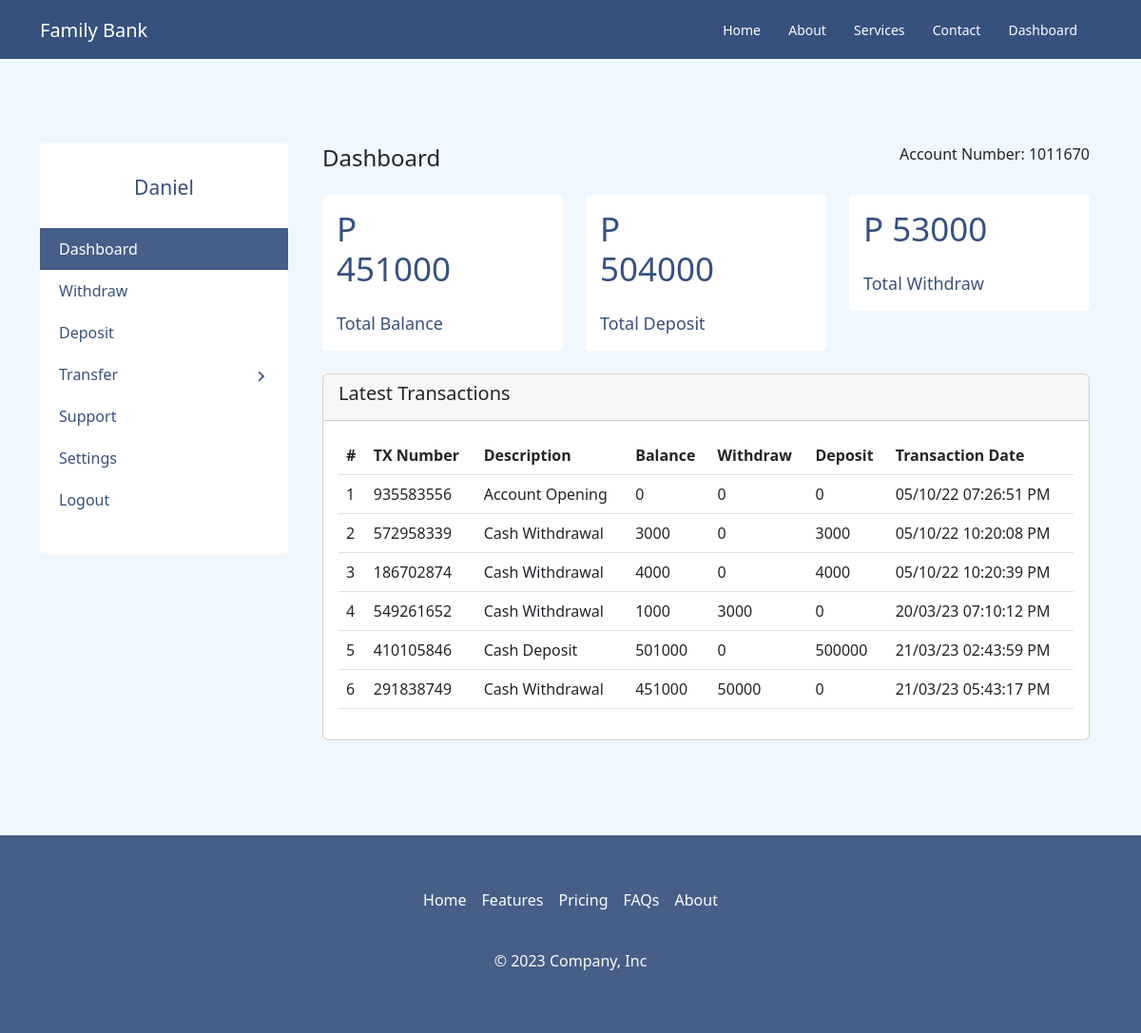
/dashboard.php (signed in), run on the app's committed database.
### tables this page shows
CREATE TABLE `customers` (
  `id` int(11) NOT NULL,
  `name` varchar(255) NOT NULL,
  `sex` varchar(255) NOT NULL,
  `mobile_number` varchar(255) NOT NULL,
  `email` varchar(255) NOT NULL,
  `full_address` varchar(255) NOT NULL,
  `zip_code` varchar(255) NOT NULL,
  `date_of_birth` varchar(255) NOT NULL,
  `branch` varchar(255) NOT NULL,
  `password` varchar(255) NOT NULL,
  `customer_id` varchar(255) NOT NULL,
  `total_credit` int(11) NOT NULL,
  `total_debit` int(11) NOT NULL,
  `net_balance` int(11) NOT NULL,
  `date_created` date NOT NULL DEFAULT current_timestamp()
);

CREATE TABLE `passbook_1011670` (
  `id` int(255) NOT NULL,
  `Transaction_id` varchar(255) DEFAULT NULL,
  `Transaction_date` varchar(255) DEFAULT NULL,
  `Description` varchar(255) DEFAULT NULL,
  `Cr_amount` varchar(255) DEFAULT NULL,
  `Dr_amount` varchar(255) DEFAULT NULL,
  `Net_Balance` varchar(255) DEFAULT NULL,
  `Remark` varchar(255) DEFAULT NULL
);

### Dashboard.php (the view, shortened to what this page needs)
<?php
include 'config.php';
$account_number = $_SESSION['account_number'];
$sql = "SELECT * FROM customers Where customer_id = '$account_number'";
$result = mysqli_query($conn, $sql);
$row = $result->fetch_assoc();
?>
<!DOCTYPE html>
<html lang="en">
<head>
  <link rel="stylesheet" href="bootstrap-5.2.1-dist\css\bootstrap.min.css">
  <link rel="stylesheet" href="style.css">
  <link rel="stylesheet" href="default.css">
</head>
<body>
  <?php include_once 'D_header.php'; ?>
  <section>
    <div class="dashboardArea pt-150 pb-100">
      <div class="container">
        <div class="row">
          <div class="col-lg-3">
            <div class="sidebaArea">
              <div class="sidebarTopArea text-center">
                <div class="userName">
                  <h3><?php echo $row['name']; ?></h3>
                </div>
              </div>
              <div class="slidebarNavArea">
                <nav>
                  <ul>
                    <li class="navItem active"><a href="">Dashboard</a></li>
                    <li class="navItem"><a href="WithdrawPage.php">Withdraw</a></li>
                    <li class="navItem"><a href="DepositPage.php">Deposit</a></li>
                    <li class="navItem submenu">
                      <a href="DTransferown.php">Transfer
                        <span class="pull-right-container">
                        </span>
                      </a>
                    </li>
                    <li class="navItem submenu"><a href="DSupport.php">Support</a></li>
                    <li class="navItem submenu"><a href="">Settings</a></li>
                    <li class="navItem"><a href="client_logout.php">Logout</a></li>
                  </ul>
                </nav>
              </div>
            </div>
          </div>
          <div class="col-lg-9">
            <div class="container">
              <div class="row align-items-center">
                <div class="col-lg-6">
                  <div>
                    <h4>Dashboard</h4>
                  </div>
                </div>
                <div class="col-lg-6">
                  <div class="f-right">
                    <p>Account Number: <?php echo $row['customer_id'] ?></p>
                  </div>
                </div>
              </div>
              <div>
                <div class="row">
                  <div class="col-lg-4">
                    <div class="singleCard position-relative">
                      <div class="row">
                        <div class="col-lg-8">
                          <div class="count">
                            <h4>P <?php echo $row['net_balance']; ?></h4>
                          </div>
                        </div>
                        <div class="col-lg-4">
                        </div>
                        <div class="row">
                          <div class="col-lg-12">
                            <div class="balanceLabel">
                              <p>Total Balance</p>
                            </div>
                          </div>
                        </div>
                      </div>
                    </div>
                  </div>
                  <div class="col-lg-4">
                    <div class="singleCard position-relative">
                      <div class="row">
                        <div class="col-lg-8">
                          <div class="count">
                            <h4>P <?php echo $row['total_credit']; ?></h4>
                          </div>
                        </div>
                        <div class="col-lg-4">
                        </div>
                        <div class="row">
                          <div class="col-lg-12">
                            <div class="balanceLabel">
                              <p>Total Deposit</p>
                            </div>
                          </div>
                        </div>
                      </div>
                    </div>
                  </div>
                  <div class="col-lg-4">
                    <div class="singleCard position-relative">
                      <div class="row">
                        <div class="col-lg-8">
                          <div class="count">
                            <h4>P <?php echo $row['total_debit']; ?></h4>
                          </div>
                        </div>
                        <div class="col-lg-4">
                        </div>
                        <div class="row">
                          <div class="col-lg-12">
                            <div class="balanceLabel">
                              <p>Total Withdraw</p>
                            </div>
                          </div>
                        </div>
                      </div>
                    </div>
                  </div>
                </div>
                <br>
              </div>
              <div class="card">
                <div class="card-header">
                  <h5>Latest Transactions</h5>
                </div>
                <div class="card-body table-responsive">
                  <table class="table">
                    <thead>
                      <tr>
                        <th scope="col">#</th>
                        <th scope="col">TX Number</th>
                        <th scope="col">Description</th>
                        <th scope="col">Balance</th>
                        <th scope="col">Withdraw</th>
                        <th scope="col">Deposit</th>
                        <th scope="col">Transaction Date</th>
                      </tr>
                    </thead>
                    <tbody class="transactions">
                      <?php
                      $sql1 = "SELECT*FROM passbook_$account_number";
                      $result = $conn->query($sql1);
                      if ($result->num_rows > 0){
                        $Sl_no = 1;
                        while ($row = $result->fetch_assoc()){
                          echo'<tr>
                          <td>' . $Sl_no++ . '</td>
                          <td>' . $row['Transaction_id'] . '</td>
                          <td>' . $row['Description'] . '</td>
                          <td>' . $row['Net_Balance'] . '</td>
                          <td>' . $row['Dr_amount'] . '</td>
                          <td>' . $row['Cr_amount'] . '</td>
                          <td>' . $row['Transaction_date'] . '</td>
                          </tr>';
                        }
                      }
                      ?>
                    </tbody>
                  </table>
                </div>
              </div>
            </div>
          </div>
        </div>
      </div>
    </div>
  </section>
  <?php include_once 'D_footer.php'; ?>
</body>
</html>

### D_header.php
<header>
    <div class="headerArea fixed">
      <div class="container">
        <div class="row align-items-center">
          <div class="col-lg-3 d-flex flex-wrap justify-content-center justify-content-lg-start">
            <h3>Family Bank</h3>
          </div>
          <div class="col-lg-9 d-flex flex-wrap justify-content-center justify-content-lg-end">
            <div class="headerRightArea">
              <div class="headerMenu f-right">
                <nav>
                  <ul>
                    <li><a href="login_index.php">Home</a></li>
                    <li><a href="login_index.php#About">About</a></li>
                    <li><a href="login_index.php#Services">Services</a></li>
                    <li><a href="login_index.php#Contact">Contact</a></li>
                    <li><a href="Dashboard.php">Dashboard</a></li>
                  </ul>
                </nav>
              </div>
            </div>
          </div>
        </div>
      </div>
    </div>
  </header>

### D_footer.php
<footer class="py-5">
    <ul class="nav justify-content-center pb-3 mb-3">
      <li class="nav-item"><a href="#" class="nav-link px-2 text-white">Home</a></li>
      <li class="nav-item"><a href="#" class="nav-link px-2 text-white">Features</a></li>
      <li class="nav-item"><a href="#" class="nav-link px-2 text-white">Pricing</a></li>
      <li class="nav-item"><a href="#" class="nav-link px-2 text-white">FAQs</a></li>
      <li class="nav-item"><a href="#" class="nav-link px-2 text-white">About</a></li>
    </ul>
    <p class="text-center">© 2023 Company, Inc</p>
  </footer>

### style.css (style rules this page uses)
html { scroll-behavior: smooth; }
.headerArea { padding: 10px 0; background: #37517e; }
.headerArea.fixed { position: absolute; left: 0; right: 0 }
.headerArea h3 { font-size: 20px; color: white; margin-top: 10px; }
.headerRightArea { display: flex; justify-content: flex-end; align-items: center }
.headerMenu ul { padding: 0; margin: 0 }
.headerMenu ul li { list-style: none; display: inline-block; margin-right: 25px; position: relative }
.headerMenu ul li a { text-decoration: none; font-size: 14px; color: #fff }
.f-right { float: right; }
.dashboardArea { background: #f0f8ff }
.sidebaArea { background: #fff; padding: 35px 0; border-radius: 5px }
.sidebarTopArea { margin-bottom: 30px }
.userName h3 { font-size: 21px; color: #37517e }
.slidebarNavArea ul { padding-left: 0; margin: 0 }
.slidebarNavArea ul li.navItem { list-style: none; padding-left: 20px; padding-top: 10px; padding-bottom: 10px; transition: 0.4s; position: relative }
.slidebarNavArea ul li.navItem a { color: #37517e; display: flex; text-decoration: none; align-items: center }
.slidebarNavArea ul li.navItem a svg { margin-right: 10px }
.slidebarNavArea ul li.navItem.active { background: #37517eeb; }
.slidebarNavArea ul li.navItem.active a { color: #fff }
.slidebarNavArea ul li.navItem a span.pull-right-container { position: absolute; right: 10px }
.singleCard { margin-top: 15px; background: #fff; border-radius: 5px; padding: 15px }
.count h4 { color: #37517e; font-size: 35px; }
.balanceLabel p { margin-bottom: 0; color: #37517e; font-size: 18px }
.balanceLabel { margin-top: 15px }
footer { background: #37517eeb; min-height: 50px; }
footer p { color: rgb(255, 250, 250); }
body { min-height: 100vh; margin: 0; display: grid; grid-template-rows: auto 1fr auto; }
footer { min-height: 50px; }

### default.css (style rules this page uses)
.f-right { float: right }
.pt-150 { padding-top: 150px }
.pb-100 { padding-bottom: 100px }

### data on the page
customers: name "Daniel", customer "1011670", net_balance "451000", total_credit "504000", total_debit "53000"
passbook_1011670: Transaction "935583556", Description "Account Opening", Net_Balance "0", Dr_amount "0", Cr_amount "0", Transaction_date "05/10/22 07:26:51 PM"
passbook_1011670: Transaction "572958339", Description "Cash Withdrawal", Net_Balance "3000", Dr_amount "0", Cr_amount "3000", Transaction_date "05/10/22 10:20:08 PM"
passbook_1011670: Transaction "186702874", Description "Cash Withdrawal", Net_Balance "4000", Dr_amount "0", Cr_amount "4000", Transaction_date "05/10/22 10:20:39 PM"
passbook_1011670: Transaction "549261652", Description "Cash Withdrawal", Net_Balance "1000", Dr_amount "3000", Cr_amount "0", Transaction_date "20/03/23 07:10:12 PM"
passbook_1011670: Transaction "410105846", Description "Cash Deposit", Net_Balance "501000", Dr_amount "0", Cr_amount "500000", Transaction_date "21/03/23 02:43:59 PM"
passbook_1011670: Transaction "291838749", Description "Cash Withdrawal", Net_Balance "451000", Dr_amount "50000", Cr_amount "0", Transaction_date "21/03/23 05:43:17 PM"
